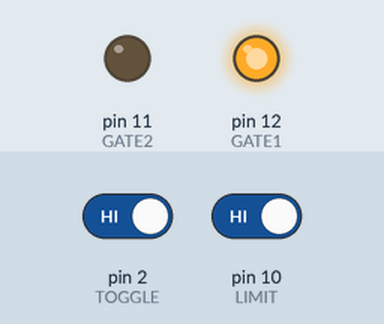
Recording of a sketch running on a simulated Arduino Uno, built with avr-gcc and run on an emulated ATmega328P. On the bench: output pins drawn as LEDs (lit = HIGH). Dashed ring = blinking. The inputs (shaded band) are chosen by the test bench; at power-on: pin 2 (TOGGLE) HIGH, pin 10 (LIMIT) HIGH. Random numbers use the default seed unless the sketch sets one; what the sketch prints to the serial monitor is not drawn.

Above: at 1.2 s.
1.3 s: pin 2 (TOGGLE) driven LOW
At 1.41 s:
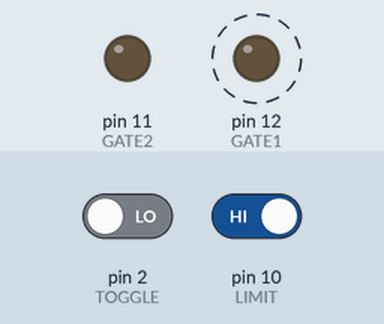
4.3 s: pin 10 (LIMIT) driven LOW
At 4.42 s:
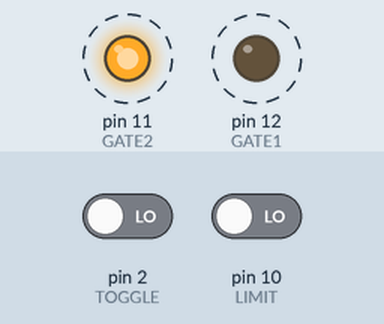
7.3 s: pin 10 (LIMIT) driven HIGH
10.3 s: pin 2 (TOGGLE) driven HIGH
Timing chart, 0 to 12.8 s (numbered marks = the images above; inputs shaded):
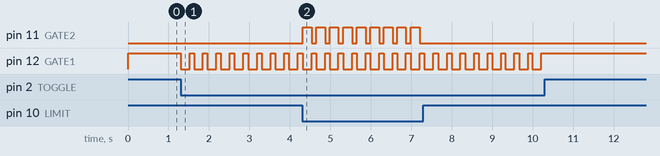

Measured:
- after the input at 1.3 s, pin 12 (GATE1): alternates HIGH for 0.11 s and LOW for 0.22 s, starting at once
- after the input at 4.3 s, pin 11 (GATE2): alternates HIGH for 0.22 s and LOW for 0.11 s, starting at once
- after the input at 10.3 s, every drawn part: stays the same

The sketch:

surao_engr40m_lab2b_code.ino
```cpp
const int GATE1 = 12; //drive the first gate of the transistor
const int GATE2 = 11; //drive the second gate of the transistor
const int TOGGLE = 2; //read the value of the toggle switch
const int LIMIT = 10; //read the value of the limit switch

void setup() {
  Serial.begin(115200); //set baudrate
  pinMode(GATE1, OUTPUT); //drive gate1 pin
  pinMode(GATE2, OUTPUT); //drive gate2 pin
  pinMode(TOGGLE, INPUT_PULLUP); //read toggle pin
  pinMode(LIMIT, INPUT_PULLUP); //read limit pin
  Serial.println("Setup completed");
}

void forward() {
  digitalWrite(GATE1, HIGH);
  digitalWrite(GATE2, LOW);
}

void reverse() {
  digitalWrite(GATE1, LOW);
  digitalWrite(GATE2, HIGH);
}

void stopm() {
  digitalWrite(GATE1, LOW);
  digitalWrite(GATE2, LOW);
}

static int on_count = 0; //to store iterations toggle on
static int off_count = 0; //to store iterations toggle off
void loop() {
  boolean toggle_on = digitalRead(TOGGLE);
  boolean limit_closed = digitalRead(LIMIT);

  //react to toggle flip on/off
  if (toggle_on) { //need to move forward
    if (on_count > 5000) {
      //the machine will "break itself" and never move again
      //if the toggle switch is flipped too many times
      return;
    }
    forward();
    on_count++;
  } else {
    off_count++;
  }

  //retract
  if (!toggle_on && !limit_closed) {
    reverse();
  }

  //stop moving
  if (!toggle_on && limit_closed) {
    stopm();
  }

  //tease
  if (off_count > 10000) {
    for (int i = 0; i < random(1000, 10000); i++) {
      forward();
    }
    off_count = 0;
  }
}
```
